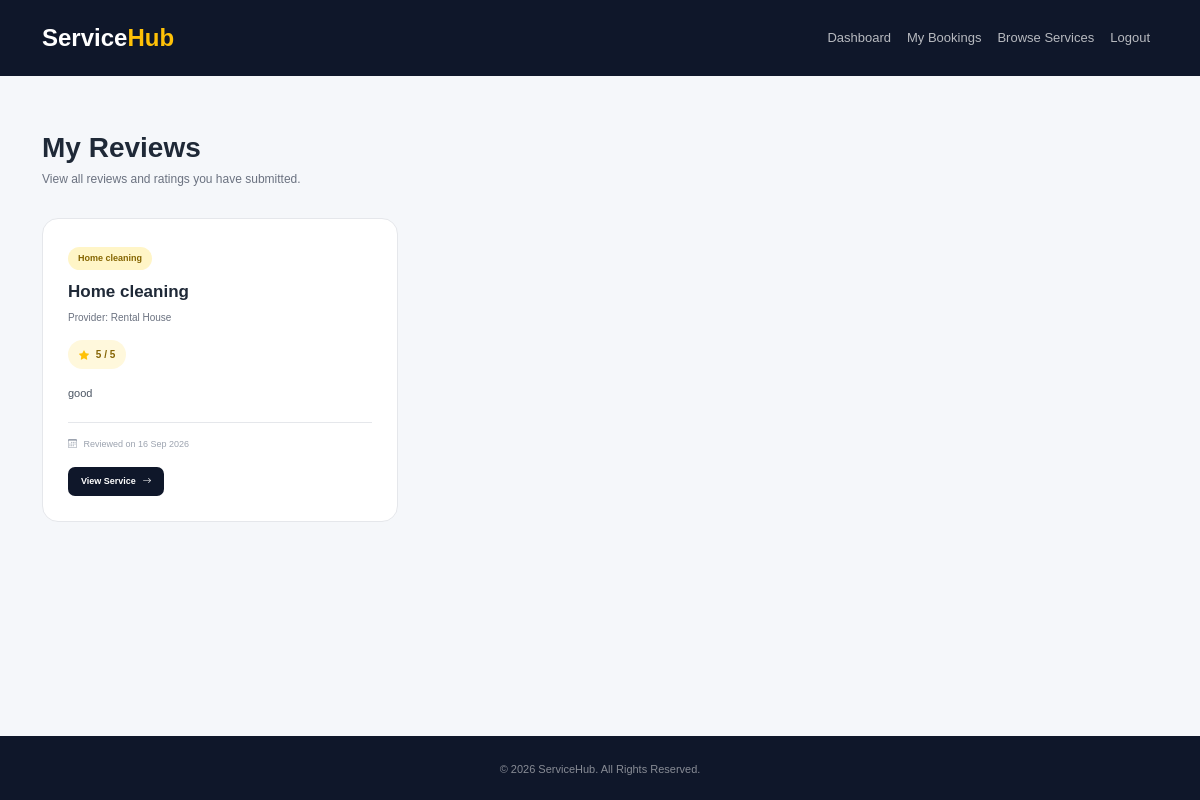
/my-reviews/ (signed in), run on the app's committed database.
### service_app/models.py (models this page shows, shortened)
class Review(models.Model):
    RATING_CHOICES = [
        (1, "1 Star"),
        (2, "2 Stars"),
        (3, "3 Stars"),
        (4, "4 Stars"),
        (5, "5 Stars"),
    ]
    booking = models.OneToOneField(
        Booking,
        on_delete=models.CASCADE
    )
    customer = models.ForeignKey(
        CustomerProfile,
        on_delete=models.CASCADE
    )
    service = models.ForeignKey(
        Service,
        on_delete=models.CASCADE
    )
    provider = models.ForeignKey(
        ProviderProfile,
        on_delete=models.CASCADE
    )
    rating = models.PositiveSmallIntegerField(
        choices=RATING_CHOICES
    )
    comment = models.TextField()
    created_at = models.DateTimeField(
        auto_now_add=True
    )

class Service(models.Model):
    provider = models.ForeignKey(
        ProviderProfile,
        on_delete=models.CASCADE,
        null=True,
        blank=True
    )
    category = models.ForeignKey(
        Category,
        on_delete=models.CASCADE
    )
    name = models.CharField(max_length=150)
    description = models.TextField()
    price = models.DecimalField(
        max_digits=10,
        decimal_places=2
    )
    is_active = models.BooleanField(default=True)
    created_at = models.DateTimeField(auto_now_add=True)

class Category(models.Model):
    name = models.CharField(max_length=100, unique=True)
    description = models.TextField(blank=True)

class ProviderProfile(models.Model):
    user = models.OneToOneField(User, on_delete=models.CASCADE)
    phone = models.CharField(max_length=15, blank=True)
    address = models.TextField(blank=True)
    business_name = models.CharField(max_length=150, blank=True)
    experience = models.PositiveIntegerField(default=0)

### service_app/views.py (the view)
# urls.py: path("my-reviews/", views.customer_reviews, name="customer_reviews"),
@login_required(login_url="login")
def customer_reviews(request):
    if not hasattr(request.user, "customerprofile"):
        return redirect("dashboard")
    customer = request.user.customerprofile
    reviews = Review.objects.filter(
        customer=customer
    ).select_related(
        "service",
        "provider",
        "booking"
    ).order_by("-created_at")
    return render(request, "customer_reviews.html", {
        "reviews": reviews
    })

### templates/customer_reviews.html (shortened to what this page needs)
<!DOCTYPE html>
<html lang="en">
<head>
    <link href="https://cdn.jsdelivr.net/npm/bootstrap@5.3.8/dist/css/bootstrap.min.css" rel="stylesheet">
    <link rel="stylesheet" href="https://cdn.jsdelivr.net/npm/bootstrap-icons@1.13.1/font/bootstrap-icons.min.css">
</head>
<body>
<nav class="navbar navbar-expand-lg navbar-dark">
    <div class="container">
        <a href="{% url 'home' %}" class="navbar-brand">
            Service<span>Hub</span>
        </a>
        <div class="collapse navbar-collapse" id="navbarMenu">
            <ul class="navbar-nav ms-auto">
                <li class="nav-item">
                    <a href="{% url 'customer_dashboard' %}" class="nav-link">
                        Dashboard
                    </a>
                </li>
                <li class="nav-item">
                    <a href="{% url 'customer_booking_list' %}" class="nav-link">
                        My Bookings
                    </a>
                </li>
                <li class="nav-item">
                    <a href="{% url 'public_service_list' %}" class="nav-link">
                        Browse Services
                    </a>
                </li>
                <li class="nav-item">
                    <a href="{% url 'logout' %}" class="nav-link">
                        Logout
                    </a>
                </li>
            </ul>
        </div>
    </div>
</nav>
<section class="page-section">
    <div class="container">
        <h1 class="page-title">
            My Reviews
        </h1>
        <p class="page-subtitle">
            View all reviews and ratings you have submitted.
        </p>
        {% if reviews %}
            <div class="row g-4">
                {% for review in reviews %}
                    <div class="col-lg-4 col-md-6">
                        <div class="review-card">
                            <span class="category">
                                {{ review.service.category.name }}
                            </span>
                            <h4>
                                {{ review.service.name }}
                            </h4>
                            <div class="provider">
                                Provider:
                                {% if review.provider.business_name %}
                                    {{ review.provider.business_name }}
                                {% else %}
                                    {{ review.provider.user.username }}
                                {% endif %}
                            </div>
                            <div class="rating">
                                <i class="bi bi-star-fill me-1"></i>
                                {{ review.rating }} / 5
                            </div>
                            <div class="comment">
                                {{ review.comment }}
                            </div>
                            <div class="review-footer">
                                <i class="bi bi-calendar3 me-1"></i>
                                Reviewed on
                                {{ review.created_at|date:"d M Y" }}
                            </div>
                            <a href="{% url 'public_service_detail' review.service.id %}"
                               class="service-btn">
                                View Service
                                <i class="bi bi-arrow-right ms-1"></i>
                            </a>
                        </div>
                    </div>
                {% endfor %}
            </div>
        {% endif %}
    </div>
</section>
<footer>
    <div class="container">
        © {% now "Y" %} ServiceHub. All Rights Reserved.
    </div>
</footer>
</body>
</html>

### templates/customer_reviews.html (style rules this page uses)
* { box-sizing: border-box; }
body { margin: 0; font-family: Arial, sans-serif; background: #f5f7fa; color: #1f2937; }
a { text-decoration: none; }
.navbar { padding: 15px 0; background: #0f172a; }
.navbar-brand { color: white !important; font-size: 24px; font-weight: 800; }
.navbar-brand span { color: #ffc107; }
.nav-link { color: rgba(255,255,255,0.70) !important; font-size: 13px; }
.page-section { min-height: calc(100vh - 140px); padding: 55px 0; }
.page-title { margin-bottom: 5px; font-size: 28px; font-weight: 800; }
.page-subtitle { margin-bottom: 30px; color: #6b7280; font-size: 12px; }
.review-card { height: 100%; padding: 25px; background: white; border: 1px solid #e5e7eb; border-radius: 16px; transition: 0.2s; }
.category { display: inline-block; padding: 5px 10px; margin-bottom: 12px; background: #fff5c7; color: #856500; border-radius: 20px; font-size: 9px; font-weight: 800; }
.review-card h4 { margin-bottom: 8px; font-size: 17px; font-weight: 800; }
.provider { margin-bottom: 15px; color: #6b7280; font-size: 10px; }
.rating { display: inline-block; padding: 7px 11px; margin-bottom: 15px; background: #fff8dc; color: #856404; border-radius: 20px; font-size: 10px; font-weight: 800; }
.rating i { color: #ffc107; }
.comment { margin-bottom: 18px; color: #4b5563; font-size: 11px; line-height: 1.8; }
.review-footer { padding-top: 15px; border-top: 1px solid #e5e7eb; color: #9ca3af; font-size: 9px; }
.service-btn { display: inline-block; padding: 8px 13px; margin-top: 15px; background: #0f172a; color: white; border-radius: 7px; font-size: 9px; font-weight: 800; }
footer { padding: 25px 0; background: #0f172a; color: rgba(255,255,255,0.50); text-align: center; font-size: 11px; }

### data on the page
Review: service.category.name "Home cleaning", service.name "Home cleaning", provider.business_name "Rental House", rating "5", comment "good", created_at "16 Sep 2026"
